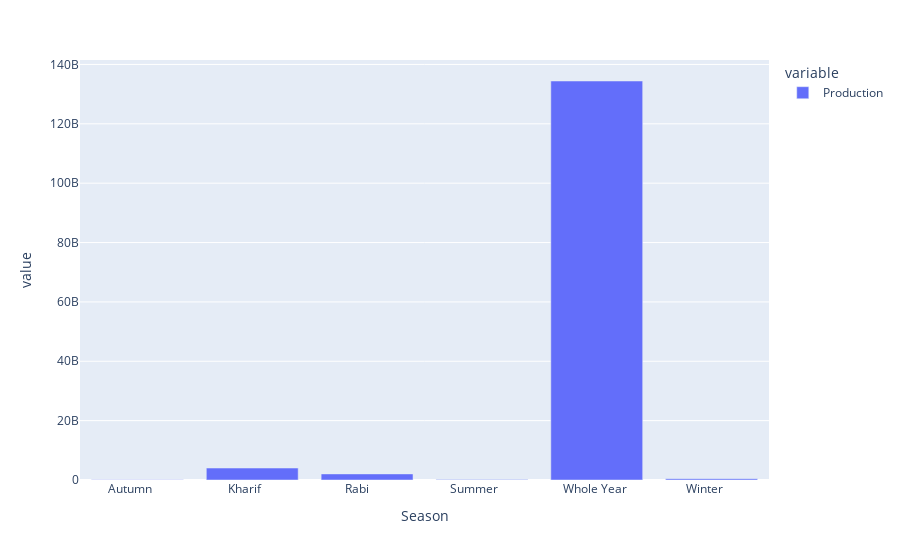

Source (notebook cell):
### Markdown cell above
## Seasonal Production in India

### Code cell
# Seasonal Crop Production
pro = data.groupby(by='Season')['Production'].sum()
fig = px.bar(pro)
fig.show()

### Figure 1 — Plotly figure (JSON) as saved in the notebook; plotly's stock layout.template omitted (floating-point values rounded to 4 significant figures)
{"data": [{"alignmentgroup": "True", "hovertemplate": "variable=Production<br>Season=%{x}<br>value=%{y}<extra></extra>", "legendgroup": "Production", "marker": {"color": "#636efa", "pattern": {"shape": ""}}, "name": "Production", "offsetgroup": "Production", "orientation": "v", "showlegend": true, "textposition": "auto", "type": "bar", "x": ["Autumn     ", "Kharif     ", "Rabi       ", "Summer     ", "Whole Year ", "Winter     "], "xaxis": "x", "y": [64410000.0, 4030000000.0, 2052000000.0, 170700000.0, 134400000000.0, 434500000.0], "yaxis": "y"}], "layout": {"barmode": "relative", "legend": {"title": {"text": "variable"}, "tracegroupgap": 0}, "margin": {"t": 60}, "xaxis": {"anchor": "y", "domain": [0, 1], "title": {"text": "Season"}}, "yaxis": {"anchor": "x", "domain": [0, 1], "title": {"text": "value"}}}}
